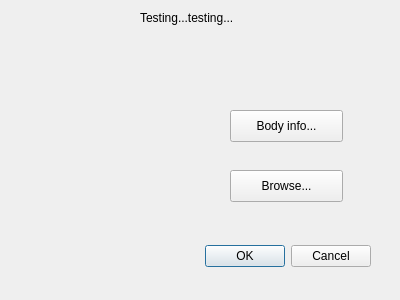
<?xml version="1.0" encoding="UTF-8"?>
<ui version="4.0">
 <class>ZTestDialog2</class>
 <widget class="QDialog" name="ZTestDialog2">
  <property name="geometry">
   <rect>
    <x>0</x>
    <y>0</y>
    <width>400</width>
    <height>300</height>
   </rect>
  </property>
  <property name="windowTitle">
   <string>Dialog</string>
  </property>
  <widget class="QDialogButtonBox" name="buttonBox">
   <property name="geometry">
    <rect>
     <x>30</x>
     <y>240</y>
     <width>341</width>
     <height>32</height>
    </rect>
   </property>
   <property name="orientation">
    <enum>Qt::Horizontal</enum>
   </property>
   <property name="standardButtons">
    <set>QDialogButtonBox::Cancel|QDialogButtonBox::Ok</set>
   </property>
  </widget>
  <widget class="QLabel" name="label">
   <property name="geometry">
    <rect>
     <x>140</x>
     <y>10</y>
     <width>131</width>
     <height>16</height>
    </rect>
   </property>
   <property name="text">
    <string>Testing...testing...</string>
   </property>
  </widget>
  <widget class="QPushButton" name="browseButton">
   <property name="geometry">
    <rect>
     <x>230</x>
     <y>170</y>
     <width>113</width>
     <height>32</height>
    </rect>
   </property>
   <property name="text">
    <string>Browse...</string>
   </property>
  </widget>
  <widget class="QPushButton" name="bodyInfoButton">
   <property name="geometry">
    <rect>
     <x>230</x>
     <y>110</y>
     <width>113</width>
     <height>32</height>
    </rect>
   </property>
   <property name="text">
    <string>Body info...</string>
   </property>
  </widget>
 </widget>
 <resources/>
 <connections>
  <connection>
   <sender>buttonBox</sender>
   <signal>accepted()</signal>
   <receiver>ZTestDialog2</receiver>
   <slot>accept()</slot>
   <hints>
    <hint type="sourcelabel">
     <x>248</x>
     <y>254</y>
    </hint>
    <hint type="destinationlabel">
     <x>157</x>
     <y>274</y>
    </hint>
   </hints>
  </connection>
  <connection>
   <sender>buttonBox</sender>
   <signal>rejected()</signal>
   <receiver>ZTestDialog2</receiver>
   <slot>reject()</slot>
   <hints>
    <hint type="sourcelabel">
     <x>316</x>
     <y>260</y>
    </hint>
    <hint type="destinationlabel">
     <x>286</x>
     <y>274</y>
    </hint>
   </hints>
  </connection>
 </connections>
</ui>
